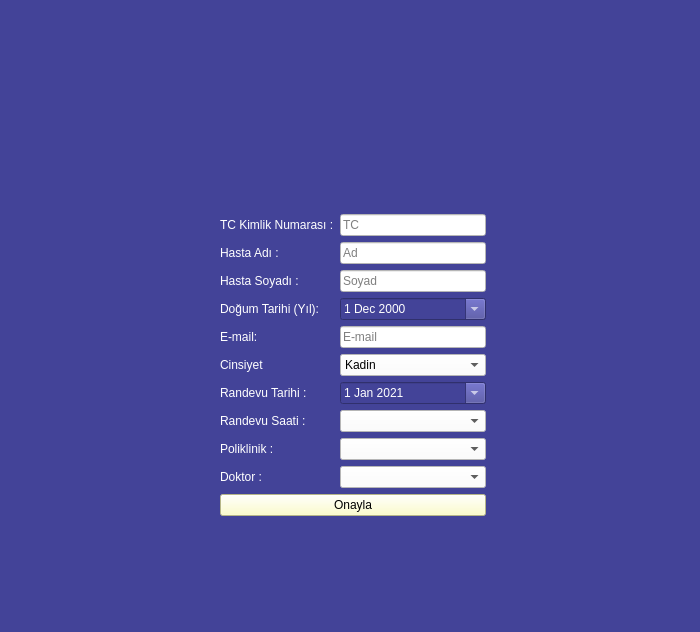
<?xml version="1.0" encoding="UTF-8"?>
<ui version="4.0">
 <class>Form</class>
 <widget class="QWidget" name="Form">
  <property name="geometry">
   <rect>
    <x>0</x>
    <y>0</y>
    <width>700</width>
    <height>632</height>
   </rect>
  </property>
  <property name="minimumSize">
   <size>
    <width>700</width>
    <height>632</height>
   </size>
  </property>
  <property name="maximumSize">
   <size>
    <width>700</width>
    <height>632</height>
   </size>
  </property>
  <property name="baseSize">
   <size>
    <width>700</width>
    <height>632</height>
   </size>
  </property>
  <property name="windowTitle">
   <string>Hasta Ekle</string>
  </property>
  <property name="styleSheet">
   <string notr="true">background-color: rgb(67, 67, 152);
</string>
  </property>
  <widget class="QWidget" name="formLayoutWidget">
   <property name="geometry">
    <rect>
     <x>220</x>
     <y>10</y>
     <width>266</width>
     <height>669</height>
    </rect>
   </property>
   <layout class="QFormLayout" name="formLayout">
    <property name="sizeConstraint">
     <enum>QLayout::SetMinimumSize</enum>
    </property>
    <property name="fieldGrowthPolicy">
     <enum>QFormLayout::AllNonFixedFieldsGrow</enum>
    </property>
    <property name="rowWrapPolicy">
     <enum>QFormLayout::DontWrapRows</enum>
    </property>
    <property name="labelAlignment">
     <set>Qt::AlignJustify|Qt::AlignVCenter</set>
    </property>
    <property name="formAlignment">
     <set>Qt::AlignCenter</set>
    </property>
    <property name="horizontalSpacing">
     <number>-1</number>
    </property>
    <property name="leftMargin">
     <number>0</number>
    </property>
    <property name="rightMargin">
     <number>0</number>
    </property>
    <item row="5" column="0" colspan="2">
     <widget class="QLabel" name="label_9">
      <property name="layoutDirection">
       <enum>Qt::RightToLeft</enum>
      </property>
      <property name="styleSheet">
       <string notr="true">color: rgb(255, 255, 255);</string>
      </property>
      <property name="text">
       <string/>
      </property>
      <property name="pixmap">
       <pixmap>../Icons/hospital.png</pixmap>
      </property>
      <property name="alignment">
       <set>Qt::AlignCenter</set>
      </property>
     </widget>
    </item>
    <item row="8" column="0" colspan="2">
     <widget class="QLabel" name="label_7">
      <property name="maximumSize">
       <size>
        <width>300</width>
        <height>16777215</height>
       </size>
      </property>
      <property name="text">
       <string/>
      </property>
      <property name="pixmap">
       <pixmap>:/logs/4767662091595341176-128.png</pixmap>
      </property>
      <property name="alignment">
       <set>Qt::AlignCenter</set>
      </property>
     </widget>
    </item>
    <item row="17" column="0">
     <widget class="QLabel" name="label_2">
      <property name="styleSheet">
       <string notr="true">color: rgb(255, 255, 255);</string>
      </property>
      <property name="text">
       <string>Hasta Soyadı :</string>
      </property>
     </widget>
    </item>
    <item row="17" column="1">
     <widget class="QLineEdit" name="soyad_Line">
      <property name="styleSheet">
       <string notr="true">color: rgb(0,0,0);
background-color: rgb(255, 255, 255);
</string>
      </property>
      <property name="inputMethodHints">
       <set>Qt::ImhLowercaseOnly</set>
      </property>
      <property name="placeholderText">
       <string>Soyad</string>
      </property>
     </widget>
    </item>
    <item row="30" column="0" colspan="2">
     <widget class="QPushButton" name="hastaEkle_Btn">
      <property name="styleSheet">
       <string notr="true">background-color: rgb(255, 255, 190);</string>
      </property>
      <property name="text">
       <string>Onayla</string>
      </property>
     </widget>
    </item>
    <item row="18" column="0">
     <widget class="QLabel" name="label_12">
      <property name="styleSheet">
       <string notr="true">color: rgb(255, 255, 255);</string>
      </property>
      <property name="text">
       <string>Doğum Tarihi (Yıl):</string>
      </property>
     </widget>
    </item>
    <item row="19" column="1">
     <widget class="QLineEdit" name="mail_Line">
      <property name="styleSheet">
       <string notr="true">color: rgb(0,0,0);
background-color: rgb(255, 255, 255);
</string>
      </property>
      <property name="inputMethodHints">
       <set>Qt::ImhLowercaseOnly</set>
      </property>
      <property name="placeholderText">
       <string>E-mail</string>
      </property>
     </widget>
    </item>
    <item row="20" column="1">
     <widget class="QComboBox" name="comboBox_Cinsiyet">
      <property name="styleSheet">
       <string notr="true">color: rgb(0, 0, 0);
background-color: rgb(255, 255, 255);
</string>
      </property>
      <item>
       <property name="text">
        <string>Kadin</string>
       </property>
      </item>
      <item>
       <property name="text">
        <string>Erkek</string>
       </property>
      </item>
     </widget>
    </item>
    <item row="19" column="0">
     <widget class="QLabel" name="label_10">
      <property name="styleSheet">
       <string notr="true">color: rgb(255, 255, 255);</string>
      </property>
      <property name="text">
       <string>E-mail:</string>
      </property>
     </widget>
    </item>
    <item row="20" column="0">
     <widget class="QLabel" name="label_11">
      <property name="styleSheet">
       <string notr="true">color: rgb(255, 255, 255);</string>
      </property>
      <property name="text">
       <string>Cinsiyet</string>
      </property>
     </widget>
    </item>
    <item row="21" column="1">
     <widget class="QDateEdit" name="rt_dateEdit">
      <property name="styleSheet">
       <string notr="true">color: rgb(255, 255, 255);</string>
      </property>
      <property name="calendarPopup">
       <bool>true</bool>
      </property>
      <property name="date">
       <date>
        <year>2021</year>
        <month>1</month>
        <day>1</day>
       </date>
      </property>
     </widget>
    </item>
    <item row="21" column="0">
     <widget class="QLabel" name="label_3">
      <property name="styleSheet">
       <string notr="true">color: rgb(255, 255, 255);</string>
      </property>
      <property name="text">
       <string>Randevu Tarihi :</string>
      </property>
     </widget>
    </item>
    <item row="22" column="1">
     <widget class="QComboBox" name="comboBox_Saat">
      <property name="styleSheet">
       <string notr="true">color: rgb(0, 0, 0);
background-color: rgb(255, 255, 255);
</string>
      </property>
     </widget>
    </item>
    <item row="22" column="0">
     <widget class="QLabel" name="label_4">
      <property name="styleSheet">
       <string notr="true">color: rgb(255, 255, 255);</string>
      </property>
      <property name="text">
       <string>Randevu Saati :</string>
      </property>
     </widget>
    </item>
    <item row="23" column="1">
     <widget class="QComboBox" name="comboBox_Poliklinik">
      <property name="styleSheet">
       <string notr="true">color: rgb(0, 0, 0);
background-color: rgb(255, 255, 255);
</string>
      </property>
     </widget>
    </item>
    <item row="23" column="0">
     <widget class="QLabel" name="label_6">
      <property name="styleSheet">
       <string notr="true">color: rgb(255, 255, 255);</string>
      </property>
      <property name="text">
       <string>Poliklinik :</string>
      </property>
     </widget>
    </item>
    <item row="24" column="1">
     <widget class="QComboBox" name="comboBox_Doktor">
      <property name="styleSheet">
       <string notr="true">color: rgb(0, 0, 0);
background-color: rgb(255, 255, 255);
</string>
      </property>
     </widget>
    </item>
    <item row="24" column="0">
     <widget class="QLabel" name="label_5">
      <property name="styleSheet">
       <string notr="true">color: rgb(255, 255, 255);</string>
      </property>
      <property name="text">
       <string>Doktor :</string>
      </property>
     </widget>
    </item>
    <item row="16" column="0">
     <widget class="QLabel" name="label">
      <property name="layoutDirection">
       <enum>Qt::RightToLeft</enum>
      </property>
      <property name="styleSheet">
       <string notr="true">color: rgb(255, 255, 255);</string>
      </property>
      <property name="text">
       <string>Hasta Adı :</string>
      </property>
     </widget>
    </item>
    <item row="16" column="1">
     <widget class="QLineEdit" name="ad_Line">
      <property name="layoutDirection">
       <enum>Qt::RightToLeft</enum>
      </property>
      <property name="styleSheet">
       <string notr="true">color: rgb(0,0,0);
background-color: rgb(255, 255, 255);
</string>
      </property>
      <property name="inputMethodHints">
       <set>Qt::ImhNone</set>
      </property>
      <property name="text">
       <string/>
      </property>
      <property name="placeholderText">
       <string>Ad</string>
      </property>
     </widget>
    </item>
    <item row="15" column="0">
     <widget class="QLabel" name="label_8">
      <property name="layoutDirection">
       <enum>Qt::RightToLeft</enum>
      </property>
      <property name="styleSheet">
       <string notr="true">color: rgb(255, 255, 255);</string>
      </property>
      <property name="text">
       <string>TC Kimlik Numarası :</string>
      </property>
     </widget>
    </item>
    <item row="15" column="1">
     <widget class="QLineEdit" name="tc_Line">
      <property name="layoutDirection">
       <enum>Qt::RightToLeft</enum>
      </property>
      <property name="styleSheet">
       <string notr="true">color: rgb(0,0,0);
background-color: rgb(255, 255, 255);
</string>
      </property>
      <property name="inputMethodHints">
       <set>Qt::ImhNone</set>
      </property>
      <property name="text">
       <string/>
      </property>
      <property name="placeholderText">
       <string>TC</string>
      </property>
      <property name="clearButtonEnabled">
       <bool>false</bool>
      </property>
     </widget>
    </item>
    <item row="18" column="1">
     <widget class="QDateEdit" name="dt_dateEdit">
      <property name="styleSheet">
       <string notr="true">color: rgb(255, 255, 255);</string>
      </property>
      <property name="calendarPopup">
       <bool>true</bool>
      </property>
      <property name="date">
       <date>
        <year>2000</year>
        <month>12</month>
        <day>1</day>
       </date>
      </property>
     </widget>
    </item>
   </layout>
  </widget>
 </widget>
 <resources>
  <include location="../Icons/hasta.qrc"/>
 </resources>
 <connections/>
</ui>
